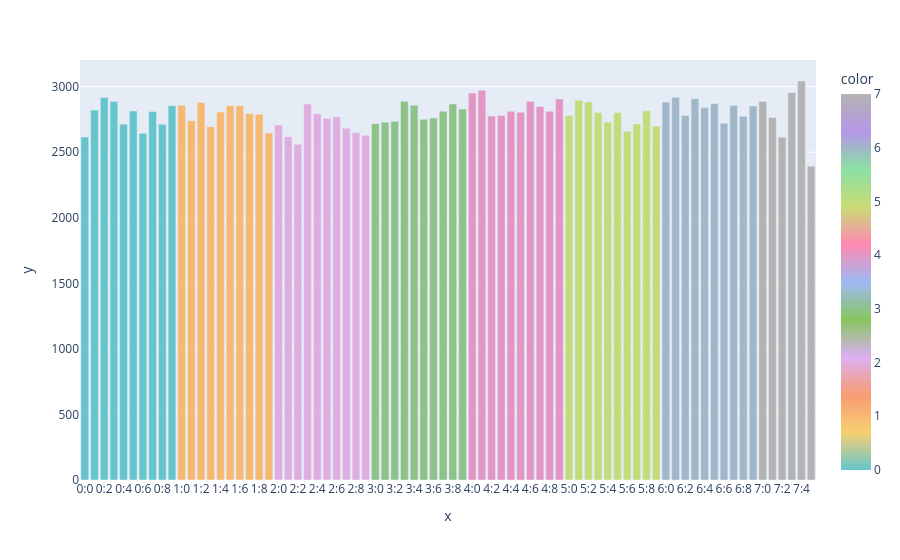

Write notebook code for a chart like this one.
### Code cell
px.bar(x=[f"{idx[0]}:{idx[1]}" for idx in CHUNK.index.to_list()], y=CHUNK.n_chars, color=CHUNK.reset_index().level_1, 
      color_continuous_scale = px.colors.qualitative.Pastel)

### Figure 1 — Plotly figure (JSON) as saved in the notebook; plotly's stock layout.template omitted (floating-point values rounded to 4 significant figures)
{"data": [{"alignmentgroup": "True", "hovertemplate": "x=%{x}<br>y=%{y}<br>color=%{marker.color}<extra></extra>", "legendgroup": "", "marker": {"color": [0, 0, 0, 0, 0, 0, 0, 0, 0, 0, 1, 1, 1, 1, 1, 1, 1, 1, 1, 1, 2, 2, 2, 2, 2, 2, 2, 2, 2, 2, 3, 3, 3, 3, 3, 3, 3, 3, 3, 3, 4, 4, 4, 4, 4, 4, 4, 4, 4, 4, 5, 5, 5, 5, 5, 5, 5, 5, 5, 5, 6, 6, 6, 6, 6, 6, 6, 6, 6, 6, 7, 7, 7, 7, 7, 7], "coloraxis": "coloraxis", "pattern": {"shape": ""}}, "name": "", "offsetgroup": "", "orientation": "v", "showlegend": false, "textposition": "auto", "type": "bar", "x": ["0:0", "0:1", "0:2", "0:3", "0:4", "0:5", "0:6", "0:7", "0:8", "0:9", "1:0", "1:1", "1:2", "1:3", "1:4", "1:5", "1:6", "1:7", "1:8", "1:9", "2:0", "2:1", "2:2", "2:3", "2:4", "2:5", "2:6", "2:7", "2:8", "2:9", "3:0", "3:1", "3:2", "3:3", "3:4", "3:5", "3:6", "3:7", "3:8", "3:9", "4:0", "4:1", "4:2", "4:3", "4:4", "4:5", "4:6", "4:7", "4:8", "4:9", "5:0", "5:1", "5:2", "5:3", "5:4", "5:5", "5:6", "5:7", "5:8", "5:9", "6:0", "6:1", "6:2", "6:3", "6:4", "6:5", "6:6", "6:7", "6:8", "6:9", "7:0", "7:1", "7:2", "7:3", "7:4", "7:5"], "xaxis": "x", "y": [2616, 2821, 2918, 2886, 2714, 2815, 2644, 2810, 2713, 2855, 2858, 2740, 2879, 2695, 2807, 2855, 2855, 2794, 2789, 2646, 2708, 2618, 2561, 2868, 2794, 2758, 2770, 2683, 2650, 2629, 2717, 2728, 2736, 2888, 2859, 2751, 2761, 2813, 2868, 2829, 2952, 2973, 2776, 2779, 2813, 2805, 2888, 2848, 2813, 2906, 2781, 2896, 2883, 2802, 2730, 2802, 2660, 2715, 2816, 2699, 2882, 2920, 2780, 2908, 2840, 2871, 2721, 2857, 2775, 2852, 2887, 2764, 2614, 2956, 3043, 2393], "yaxis": "y"}], "layout": {"autosize": true, "barmode": "relative", "coloraxis": {"colorbar": {"title": {"text": "color"}}, "colorscale": [[0, "rgb(102, 197, 204)"], [0.1, "rgb(246, 207, 113)"], [0.2, "rgb(248, 156, 116)"], [0.3, "rgb(220, 176, 242)"], [0.4, "rgb(135, 197, 95)"], [0.5, "rgb(158, 185, 243)"], [0.6, "rgb(254, 136, 177)"], [0.7, "rgb(201, 219, 116)"], [0.8, "rgb(139, 224, 164)"], [0.9, "rgb(180, 151, 231)"], [1, "rgb(179, 179, 179)"]]}, "legend": {"tracegroupgap": 0}, "margin": {"t": 60}, "xaxis": {"anchor": "y", "autorange": true, "domain": [0, 1], "range": [-0.5, 75.5], "title": {"text": "x"}, "type": "category"}, "yaxis": {"anchor": "x", "autorange": true, "domain": [0, 1], "range": [0, 3203.0], "title": {"text": "y"}, "type": "linear"}}}
